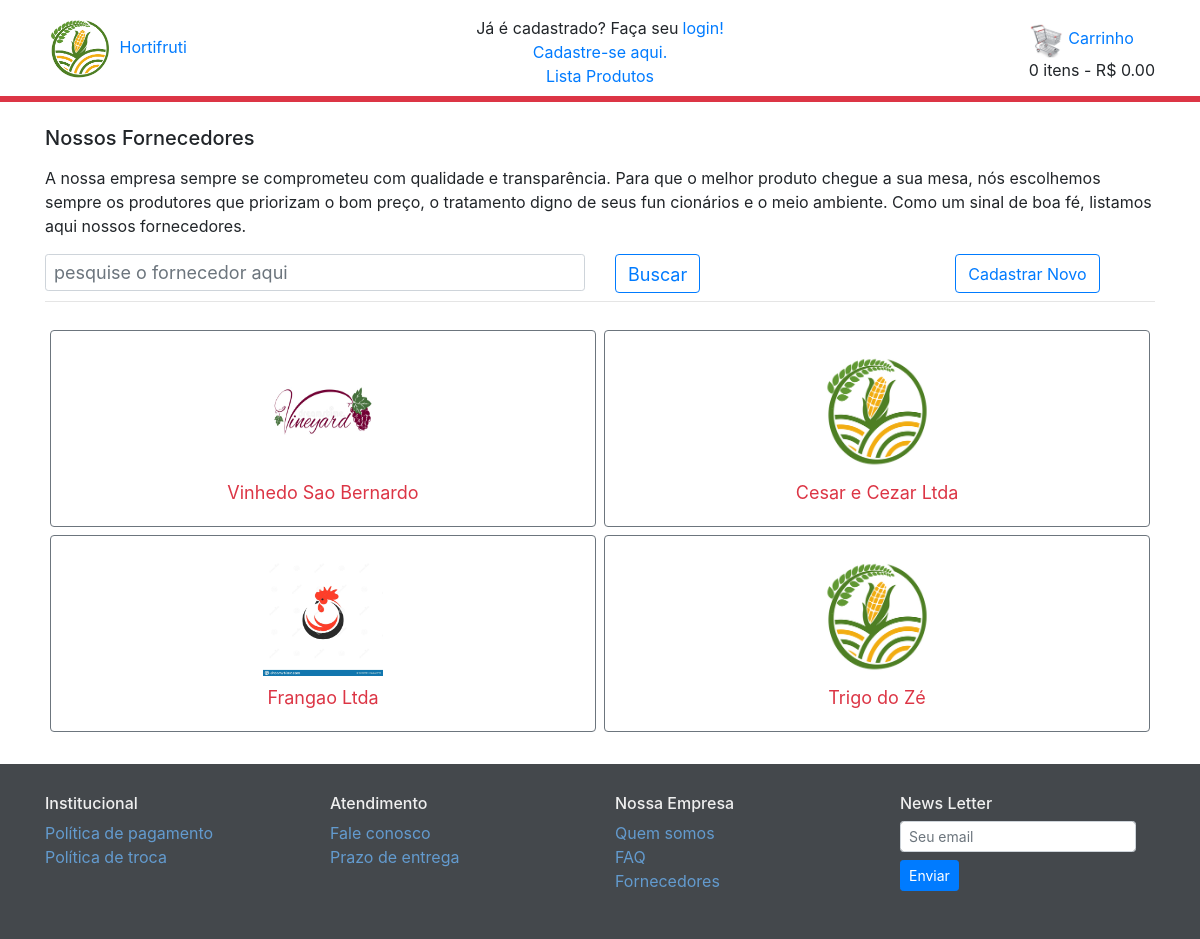
/fornecedor/lista_fornecedor/, run on the app's committed database.
### fornecedor/models.py (models this page shows, shortened)
class Fornecedor( models.Model ):
    Nome     = models.CharField( max_length = 100 , unique = True , blank = False )
    Endereco = models.CharField( max_length = 100 , unique = False , blank = False )
    Telefone = models.CharField( max_length = 25 , unique = True , blank = False )
    CNPJ     = models.CharField( max_length = 30 , unique = True , blank = False )
    Logo     = models.ImageField( upload_to = "images/" , default = 'hortifruti-icon.png' , blank = True , null = True )
    class Meta:
        db_table = 'fornecedor'
    def get_card_tuple( self ):
        return card_tuple(
            id = self.id,
            Nome = self.Nome,
            Logo = self.Logo
        )

### fornecedor/views.py (the view)
# urls.py: path('' , lambda request : redirect('lista_fornecedor/') ),
def lista_fornecedor(request):
    forn_id = request.session.get( 'forn_id' )
    if forn_id:
        del request.session[ 'forn_id' ]
    foo = lambda x : x.get_card_tuple()
    lista_de_fornecedores = [ foo( x ) for x in Fornecedor.objects.all() ]
    paginator = Paginator(lista_de_fornecedores, 4)
    pagina = request.GET.get('pagina')
    page_obj = paginator.get_page(pagina)
    return render(request, 'fornecedor/lista_forn.html', { 'forn': page_obj })

### carrinho/carrinho.py (called while the page is built)
    def get_gasto_total( self ):
        soma = 0
        for idt in self.carrinho :
            soma += float( self.get_preco_total( idt ) )
        return str( soma )

    def get_qtd_total( self ):
        return sum( self.get_quantidade( idt ) for idt in self.carrinho.keys() )

### carrinho/context.py (called while the page is built)
def context_carrinho( request ):
    carrinho = Carrinho( request )
    qtd   = carrinho.get_qtd_total()
    gasto = carrinho.get_gasto_total()
    return{
        'qtd':qtd,
        'gasto':gasto
    }

### fornecedor/templates/fornecedor/lista_forn.html (shortened to what this page needs)
{% extends 'base.html' %}
{% load static %}
{% block corpo %}
   <div class = "mt-2 mb-3">
      <h5 class="mb-3">Nossos Fornecedores</h5>
      <p class = "text-left" style = "font-size: 16px" >
         A nossa empresa sempre se comprometeu com qualidade e transparência. Para que o melhor produto chegue a
         sua mesa, nós escolhemos sempre os produtores que priorizam o bom preço, o tratamento digno de seus fun
         cionários e o meio ambiente. Como um sinal de boa fé, listamos aqui nossos fornecedores.
      </p>
   </div>
   <div class = "row ">
      <div class = "col-12 col-md-9 mb-2">
         <div class = "row" id = "busca_div">
            <div class = "col-8">
               <input class = "form-control form-control-sm" style = "font-size: 18px;" type = "text" name = "forn_nome" placeholder = "pesquise o fornecedor aqui">
            </div>
            <div class = "col-4">
               <button class = "btn btn-outline-primary btn-busca" style = "font-size: 18px; padding-bottom: 4px"> Buscar </button>
            </div>
         </div>
      </div>
      <div class = "col-12 mb-2 col-md-3 d-flex justify-content-center" id = "cadastro_div">
         <button class = "btn btn-outline-primary">
            <a href = "../cadastra_fornecedor"
            style = "color: inherit; padding-bottom : 4px;"> Cadastrar Novo </a>
         </button>
      </div>
   </div>
   <hr class = "mb-4 mt-0">
   <div class = "row px-3" id = "fornec-card-display" >
      {% for fornec in forn %}
      <div class = "col-12 col-md-6 px-0">
         <div class = "card forn-card text-center border-secondary mx-1 my-1"
         id = "{{fornec.id}}">
            <div class = "card-body">
               <img src = "{{ fornec.Logo.url }}" alt = "logo aqui" style = " width: 120px ; height: 120px;" >
               <p style = "font-size: large;" class = "mt-2 mb-0 text-danger">
                  {{ fornec.Nome }}
               </p>
            </div>
         </div>
      </div>
      {% endfor %}
   </div>
{% endblock %}

### static/css/base.css (style rules this page uses)
body { display: flex; min-height: 100vh; flex-direction: column; }
.barra { overflow-y: scroll; }

### data on the page
Fornecedor: Nome "Vinhedo Sao Bernardo"
Fornecedor: Nome "Cesar e Cezar Ltda"
Fornecedor: Nome "Frangao Ltda"
Fornecedor: Nome "Trigo do Zé"

### other printed values
{{ qtd }} "0"
{{ gasto | floatformat:2 | intcomma }} "0.00"
